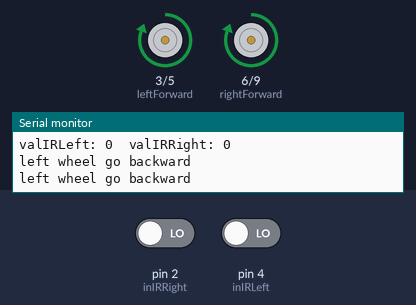
The sketch below on a simulated Arduino Uno, built with avr-gcc and run on an emulated ATmega328P. Shown: motor-driver pin pairs drawn as motors (green arrow = first pin HIGH = forward, orange = second pin HIGH = backward, longer = more drive), the last lines printed to the serial monitor. The inputs (shaded band) are chosen by the test bench; at power-on: pin 2 (inIRRight) LOW, pin 4 (inIRLeft) LOW.

Above: at 1.2 s.
1.3 s: pin 2 (inIRRight) driven HIGH
At 2.6 s:
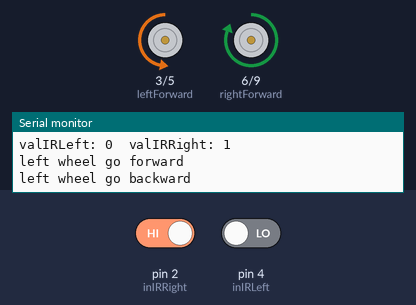
2.9 s: pin 4 (inIRLeft) driven HIGH
At 4.1 s:
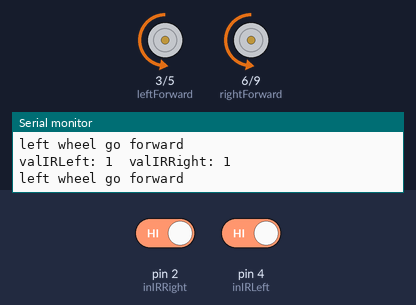
4.6 s: pin 2 (inIRRight) driven LOW
At 5.4 s:
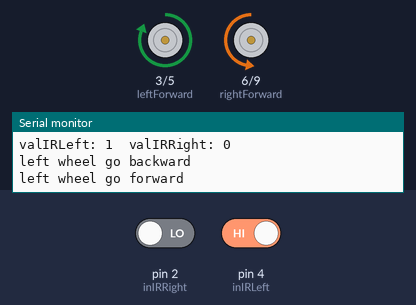
Timing chart, 0 to 7.6 s (numbered marks = the images above; inputs shaded):
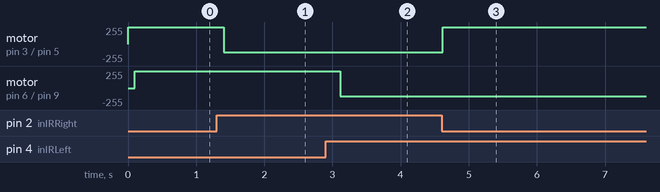

Measured:
- after the input at 1.3 s, motor on pin 3 (leftForward) / pin 5 (leftBackward): forward 255/255 → backward 127/255 after 0.11 s
- after the input at 2.9 s, motor on pin 6 (rightForward) / pin 9 (rightBackward): forward 255/255 → backward 127/255 after 0.21 s
- after the input at 4.6 s, motor on pin 3 (leftForward) / pin 5 (leftBackward): backward 127/255 → forward 255/255 at once

The sketch:

DC_motors.ino
```cpp
//motors control pins
int leftForward = 3, leftBackward = 5;
int rightForward = 6, rightBackward = 9;
//IR sensors inputs
int inIRLeft = 4, valIRLeft = 0; //pin, value
int inIRRight = 2, valIRRight = 0; //pin, value

//#define LeftStop      0
//#define LeftForward   1
//#define LeftBackward  2
//#define RightStop     3
//#define RightForward  4
//#define RightBackward 5


void ControlWheel(int wheel, int direction, int speed)
{
  //wheel = 0 - right
  if(!wheel && direction)
  {
    digitalWrite(rightForward, LOW);
    analogWrite(rightBackward, speed);
  }
  if(!wheel && !direction)
  {
    digitalWrite(rightForward, speed);
    analogWrite(rightBackward, LOW);
  }

  //wheel = 1 - left
  if(wheel && direction)
  {
    digitalWrite(leftForward, LOW);
    analogWrite(leftBackward, speed);
  }
  if(wheel && !direction)
  {
    digitalWrite(leftForward, speed);
    analogWrite(leftBackward, LOW);
  }

}

void setup() {
  // put your setup code here, to run once:
  //outputs
  pinMode(leftForward, OUTPUT); //sets the pin as output
  pinMode(leftBackward, OUTPUT); //sets the pin as output
  pinMode(rightForward, OUTPUT); //sets the pin as output
  pinMode(rightBackward, OUTPUT); //sets the pin as output

  //inputs
  pinMode(inIRLeft, INPUT);
  pinMode(inIRRight, INPUT);

  //serial
  Serial.begin(9600);      // open the serial port at 9600 bps:
}

void loop() {
  // put your main code here, to run repeatedly:

  valIRLeft = digitalRead(inIRLeft);
  Serial.print("valIRLeft: "); Serial.print(valIRLeft); Serial.print("  ");

  valIRRight = digitalRead(inIRRight);
  Serial.print("valIRRight: "); Serial.println(valIRRight);

  if(valIRRight)
  {
    ControlWheel(1, 1, 127);  //left wheel go forward
    Serial.println("left wheel go forward");
    delay(100);
  }
  else
  {
    ControlWheel(1, 0, 127);  //left wheel go backward
    Serial.println("left wheel go backward");
    delay(100);
  }

  if(valIRLeft)
  {
    ControlWheel(0, 1, 127);  //left wheel go forward
    Serial.println("left wheel go forward");
    delay(100);
  }
  else
  {
    ControlWheel(0, 0, 127);  //left wheel go backward
    Serial.println("left wheel go backward");
    delay(100);
  }

  //delay(3000);

//  ControlWheel(1, 1, 127);  //left wheel go forward
//  Serial.println("ControlWheel(1, 1, 127)");
//  ControlWheel(0, 1, 127);    //right wheel go forward
//  Serial.println("ControlWheel(0, 0, 0)");
//
//  delay(3000);
//
//  ControlWheel(1, 1, 0);  //left wheel stop
//  Serial.println("ControlWheel(1, 1, 0)");
//  ControlWheel(0, 1, 0);    //right wheel stop
//  Serial.println("ControlWheel(0, 0, 0)");
//


}
```
